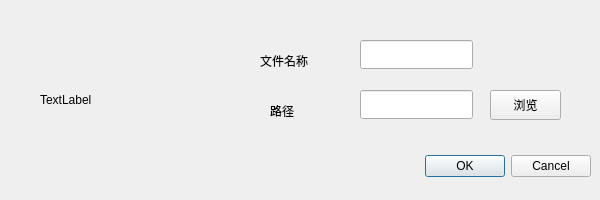
<?xml version="1.0" encoding="UTF-8"?>
<ui version="4.0">
 <class>SaveDialog</class>
 <widget class="QDialog" name="SaveDialog">
  <property name="geometry">
   <rect>
    <x>0</x>
    <y>0</y>
    <width>600</width>
    <height>200</height>
   </rect>
  </property>
  <property name="windowTitle">
   <string>保存文件</string>
  </property>
  <property name="sizeGripEnabled">
   <bool>false</bool>
  </property>
  <property name="modal">
   <bool>false</bool>
  </property>
  <widget class="QDialogButtonBox" name="buttonBox">
   <property name="geometry">
    <rect>
     <x>250</x>
     <y>150</y>
     <width>341</width>
     <height>32</height>
    </rect>
   </property>
   <property name="orientation">
    <enum>Qt::Horizontal</enum>
   </property>
   <property name="standardButtons">
    <set>QDialogButtonBox::Cancel|QDialogButtonBox::Ok</set>
   </property>
  </widget>
  <widget class="QLineEdit" name="pathLine">
   <property name="geometry">
    <rect>
     <x>360</x>
     <y>90</y>
     <width>113</width>
     <height>29</height>
    </rect>
   </property>
  </widget>
  <widget class="QLineEdit" name="nameLine">
   <property name="geometry">
    <rect>
     <x>360</x>
     <y>40</y>
     <width>113</width>
     <height>29</height>
    </rect>
   </property>
  </widget>
  <widget class="QLabel" name="label">
   <property name="geometry">
    <rect>
     <x>270</x>
     <y>100</y>
     <width>80</width>
     <height>21</height>
    </rect>
   </property>
   <property name="text">
    <string>路径</string>
   </property>
  </widget>
  <widget class="QLabel" name="label_2">
   <property name="geometry">
    <rect>
     <x>260</x>
     <y>50</y>
     <width>80</width>
     <height>21</height>
    </rect>
   </property>
   <property name="text">
    <string>文件名称</string>
   </property>
  </widget>
  <widget class="QLabel" name="imageLabel">
   <property name="geometry">
    <rect>
     <x>40</x>
     <y>30</y>
     <width>140</width>
     <height>140</height>
    </rect>
   </property>
   <property name="text">
    <string>TextLabel</string>
   </property>
  </widget>
  <widget class="QPushButton" name="browseButton">
   <property name="geometry">
    <rect>
     <x>490</x>
     <y>90</y>
     <width>71</width>
     <height>30</height>
    </rect>
   </property>
   <property name="text">
    <string>浏览</string>
   </property>
  </widget>
 </widget>
 <resources/>
 <connections>
  <connection>
   <sender>buttonBox</sender>
   <signal>accepted()</signal>
   <receiver>SaveDialog</receiver>
   <slot>accept()</slot>
   <hints>
    <hint type="sourcelabel">
     <x>248</x>
     <y>254</y>
    </hint>
    <hint type="destinationlabel">
     <x>157</x>
     <y>274</y>
    </hint>
   </hints>
  </connection>
  <connection>
   <sender>buttonBox</sender>
   <signal>rejected()</signal>
   <receiver>SaveDialog</receiver>
   <slot>reject()</slot>
   <hints>
    <hint type="sourcelabel">
     <x>316</x>
     <y>260</y>
    </hint>
    <hint type="destinationlabel">
     <x>286</x>
     <y>274</y>
    </hint>
   </hints>
  </connection>
 </connections>
</ui>
